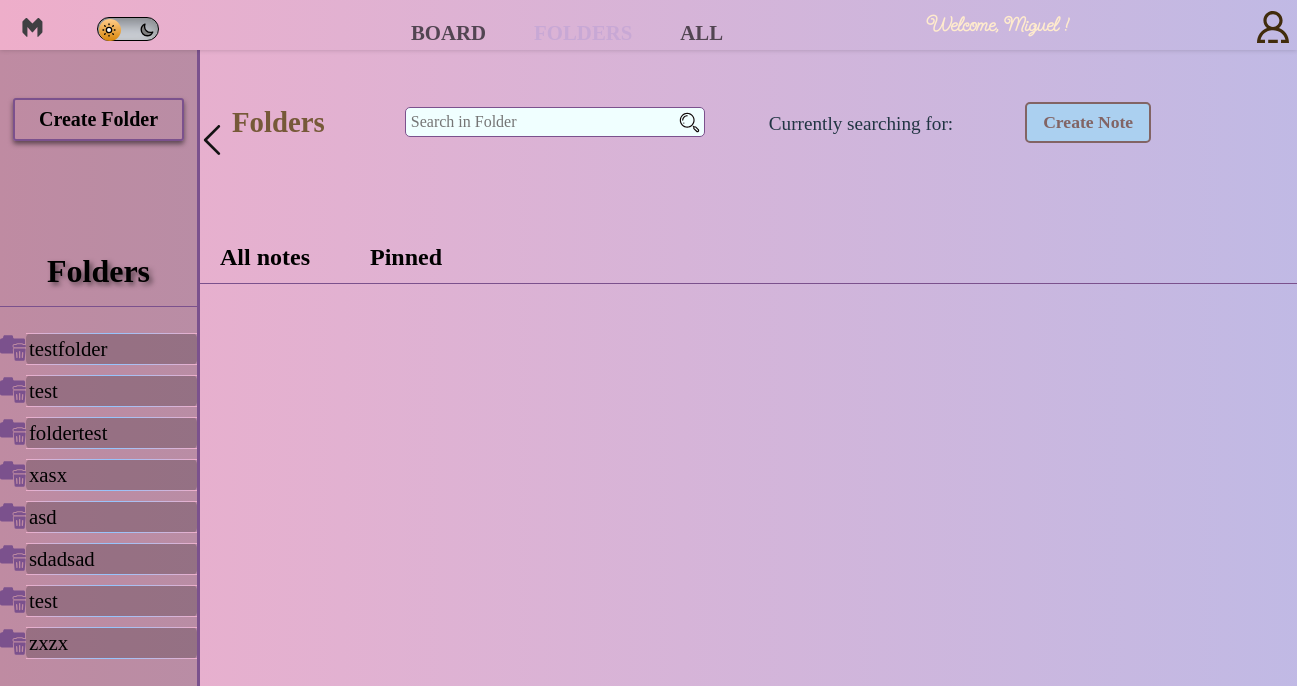
Before: /folders (signed in) with the older database file.
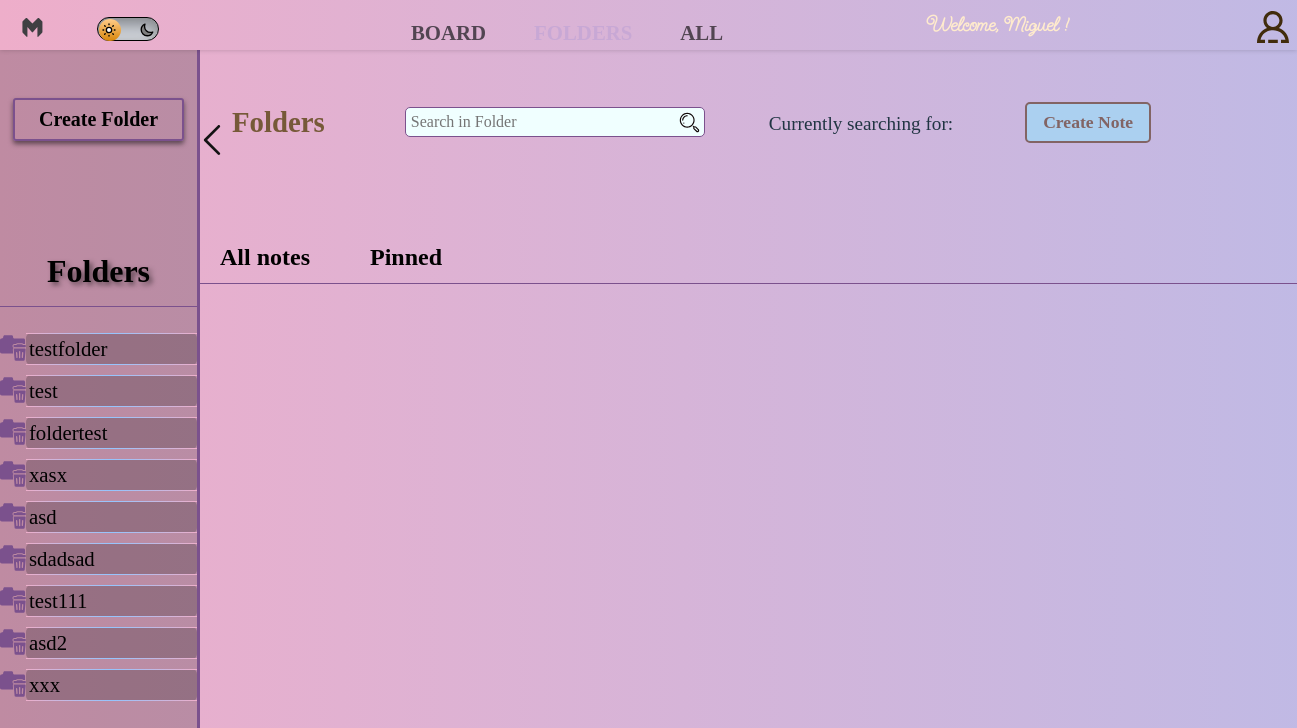
After: the same page with the newer database file.
### firstapp/models.py (models this page shows)
class Folder(models.Model):
    user = models.ForeignKey(User, related_name='folders', on_delete=models.CASCADE)
    name = models.CharField(max_length=200, unique=True)
    created = models.DateTimeField(auto_now_add=True)
    def __str__(self):
        return self.name

### firstapp/views.py (the view)
# urls.py: path('folders',views.folders, name='folders'),
@login_required(login_url='accounts:login')
def folders(request):
    folders = request.user.folders.all()
    context = {'folders':folders}
    return render(request, 'firstapp/folders.html',context)

### firstapp/templates/firstapp/folders.html (shortened to what the changed rows need)
{% extends './home.html' %}
{% block content %}
    <div class="folders-board-container">
        <div class="folders-container">
            <h2>Folders</h2>
            <div class="folder-board">
                {% for folder in folders %}
                <div class="folder-container" data-folder-id="{{folder.id}}">
                    <svg class="folder-delete" onclick="openDeleteFolderModal('{{folder.id}}','{{folder.name}}',document.querySelector('.delete-folder-modal'),this)" version="1.1" id="Capa_1" xmlns="http://www.w3.org/2000/svg" xmlns:xlink="http://www.w3.org/1999/xlink"
                        viewBox="0 0 481.697 481.697" xml:space="preserve">
                        <g>
                            <path d="M256.641,239.374c-14.043-5.188-24.129-18.598-24.129-34.422c0-20.301,16.5-36.801,36.801-36.801h25.5
                                c6.477-9.172,17.18-15.051,28.855-15.051h83.012c11.68,0,22.379,5.879,28.871,15.051h25.5c1.387,0,2.711,0.254,4.066,0.41v-8.117
                                v-0.016V92.311c0-14.891-12.055-26.965-26.949-26.965H273.535c-17.051,0-30.859-13.82-30.859-30.859v-2.852
                                c0-14.895-12.07-26.965-26.98-26.965H87.609c-14.859,0-26.949,12.07-26.949,26.965v6.761c0,14.885-12.066,26.95-26.95,26.95h-6.761
                                C12.055,65.347,0,77.421,0,92.311V308.39c0,17.902,14.5,32.402,32.371,32.402h71.094h34.563h106.855l-6.035-67.832
                                c-0.836-9.836,2.488-19.641,9.172-26.969C250.527,243.28,253.488,241.171,256.641,239.374z"/>
                            <path d="M456.309,250.692H274.071c-5.39,0-10.528,2.27-14.184,6.24c-3.625,3.973-5.423,9.3-4.966,14.657l16.706,187.926
                                c0.867,9.914,9.173,17.511,19.118,17.511h148.871c9.945,0,18.235-7.597,19.133-17.511l16.675-187.926
                                c0.489-5.357-1.323-10.684-4.965-14.657C466.836,252.962,461.683,250.692,456.309,250.692z M316.357,426.861
                                c-0.331,0.016-0.631,0.03-0.93,0.03c-6.273,0-11.584-4.838-12.041-11.189l-6.525-85.736c-0.505-6.651,4.475-12.467,11.159-12.971
                                c0.315-0.032,0.629-0.032,0.945-0.032c6.271,0,11.552,4.838,12.025,11.19l6.492,85.72
                                C328.004,420.541,323.007,426.356,316.357,426.861z M377.081,420.32c0,6.683-5.423,12.088-12.088,12.088
                                c-6.683,0-12.104-5.405-12.104-12.088V307.413c0-6.682,5.422-12.103,12.104-12.103c6.665,0,12.088,5.422,12.088,12.103V420.32z
                                    M426.994,415.703c-0.488,6.351-5.784,11.189-12.057,11.189c-0.314,0-0.615-0.015-0.93-0.03
                                c-6.668-0.505-11.647-6.32-11.145-12.987l6.495-85.72c0.473-6.336,5.784-11.19,12.024-11.19c0.331,0,0.646,0,0.977,0.032
                                c6.652,0.504,11.631,6.319,11.127,12.971L426.994,415.703z"/>
                            <path d="M461.051,184.294h-35.648c-1.893-8.59-9.552-15.052-18.723-15.052h-83.012c-9.173,0-16.815,6.462-18.707,15.052h-35.65
                                c-11.426,0-20.66,9.252-20.66,20.662c0,11.41,9.234,20.662,20.66,20.662h191.74c11.41,0,20.646-9.252,20.646-20.662
                                C481.697,193.546,472.461,184.294,461.051,184.294z"/>
                        </g>
                    </svg>
                    <a class="folder-link" onclick="openFolder(`{{folder.id}}`)" data-folder-id="{{ folder.id }}">{{ folder.name }}</a>
                </div>
                {% endfor %}
            </div>
        </div>
        <div class="details-board-container">
            <div class="folder-details-container">
                <form class="search-folder" action="" method="post" autocomplete="off">
                    <div class="folder-name-search">
                        <h2 class="folder-name">Folders</h2>
                    </div>
                </form>
            </div>
            <div class="folder-notes-board">
                <div class="folder-notes-header">
                    <h2 onclick="switchFolderNotes(1)">All notes</h2>
                    <h2 onclick="switchFolderNotes(2)">Pinned</h2>
                </div>
            </div>
        </div>
    </div>
{% endblock %}

Changed rows visible on the page:
removed Folder: name "test"
removed Folder: name "zxzx"
added Folder: name "test111"
added Folder: name "asd2"
added Folder: name "xxx"
